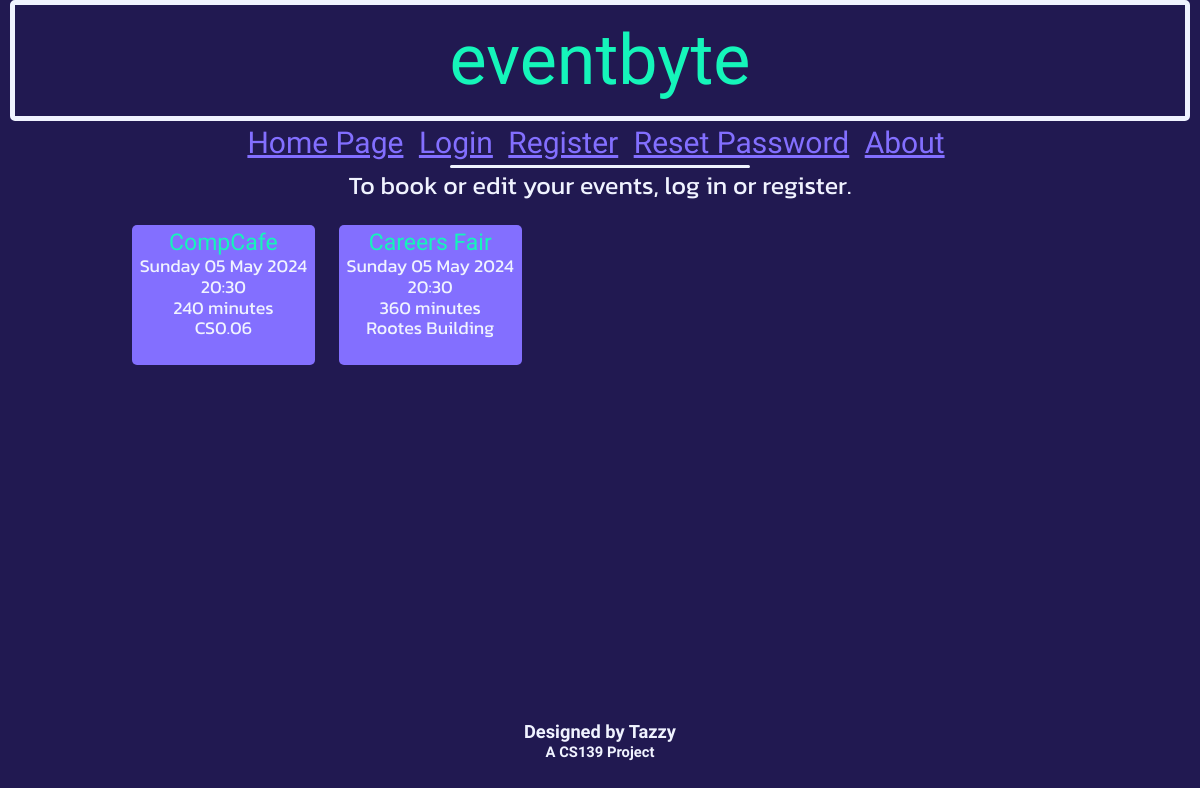
Page /home on the earlier database version.
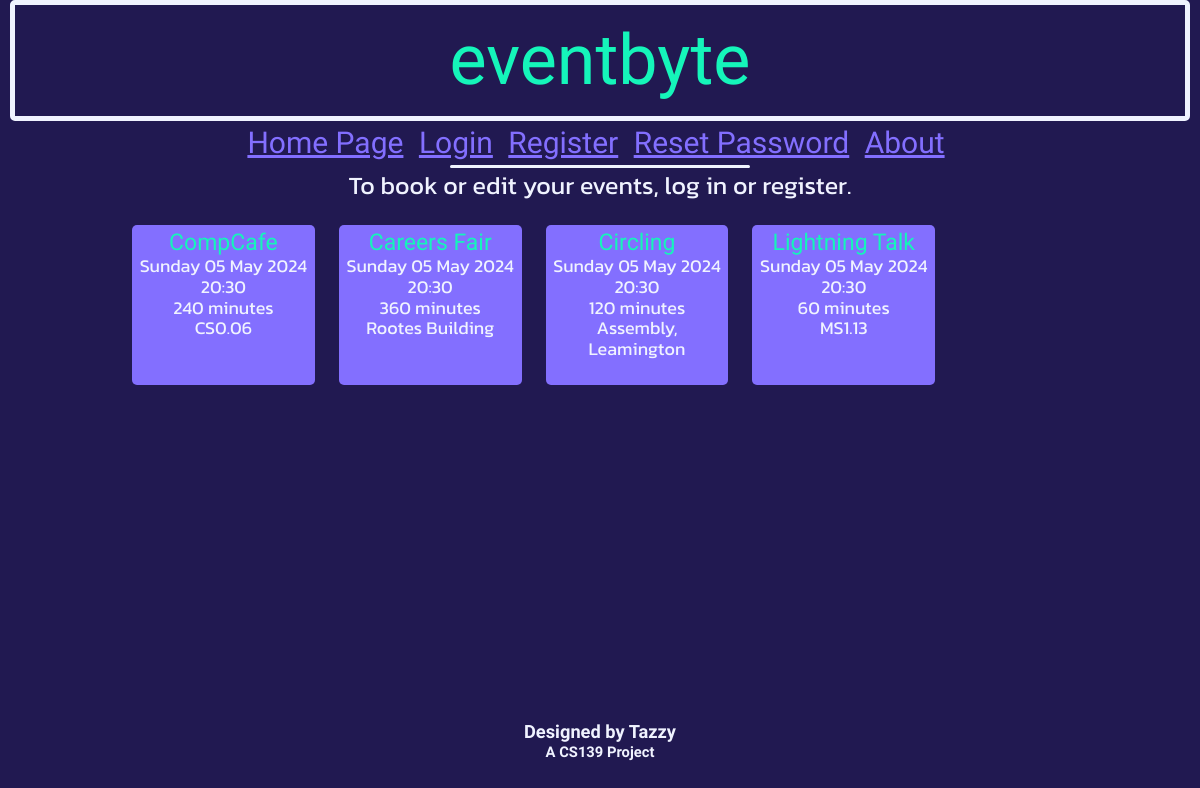
Same page on the later database version.
### db_definition.py (models this page shows, shortened)
class Event(db.Model):
    __tablename__ = "events"
    event_id = db.Column(db.Integer, primary_key = True)
    name = db.Column(db.String(20))
    dateTime = db.Column(db.DateTime)
    duration = db.Column(db.Integer) # Minutes
    capacity = db.Column(db.Integer)
    ticketsSold = db.Column(db.Integer)
    location = db.Column(db.String(50))

### eventbyte.py (the view)
@app.route('/home')
def home():
    updateTickets()
    events=Event.query.all()
    return render_template('home.html', events=events, currTime = datetime.datetime.now())

### eventbyte.py (called while the page is built)
def updateTickets():
    events = Event.query.all()
    for event in events:
        ticketNum = db.session.query(Ticket).where(Ticket.event_id == event.event_id, Ticket.status == "Upcoming").count()
        event.ticketsSold = ticketNum
        if event.dateTime <= datetime.datetime.now():
            tickets = db.session.query(Ticket).where(Ticket.event_id == event.event_id)
            for ticket in tickets:
                ticket.status = "Completed"
    db.session.commit()

### templates/home.html
{% extends 'base.html' %}
{% block heading %}
    {% if current_user.is_authenticated %}
        <div class="title subtitle">
            Welcome, {{ current_user.username }}
        </div>
    {% else %}
        <div class="title">
            eventbyte
        </div>
    {% endif %}
{% endblock %}
{% block content %}
    {% with messages = get_flashed_messages() %}
        {% if messages %}
        <div class="loginFlashes">
            {% for message in messages %}
            <p> {{ message }} </p>
            {% endfor %}
        </div>
        {% else %}
            {% if not current_user.is_authenticated %}
                <h3 class="standardContent" style="text-align: center; margin-top: 3px;">To book or edit your events, log in or register.</h3>
            {% else %}
                <br>
            {% endif %}
        {% endif %}
    {% endwith %}
    {% include "eventList.html" %}
{% endblock %}

### templates/base.html (shortened to what this page needs)
<!DOCTYPE html>
<html lang="en">
    <head>
        <link rel="stylesheet" type="text/css" href="/static/css/normalize.css">
        <link rel="stylesheet" type="text/css" href="/static/css/retro.css">
    </head>
    <body>
        {% block heading %} {% endblock %}
        {% include "navbar.html" %}
        {% block content %} {% endblock %}
        {% include "acknowledgements.html" %}
    </body>
</html>

### templates/navbar.html
<nav>
    {% if current_user.userClass == "super" %}
        <a href="/superHome">All Events</a>
        <a href="/createEvent">Create Event</a>
        <a href="../static/adminLog.txt" download="adminLog.txt">View Admin Log</a>
    {% elif current_user.is_authenticated %}
        <a href="/home">Home Page</a>
        <a href="/myEvents">My Events</a>
    {% else %}
        <a href="/home">Home Page</a>
    {% endif %}
    {% if current_user.is_authenticated %}
        <a href='/logout'>Logout</a>
    {% else %}
        <a href='/login'>Login</a>
        <a href='/register'>Register</a>
        <a href="/resetPass">Reset Password</a>
    {% endif %}
    <a href="/about">About</a>
</nav>
<div id="navunderline">
</div>

### templates/eventList.html (shortened to what this page needs)
<div id="eventsList">
    {% for event in events %}
        {% if event.dateTime > currTime %}
            <div class="event">
                <a href="/viewEvent?eventid={{event.event_id}}" style="text-decoration: none;"><span class="titleRef" style="font-size: 23px;">{{ event.name }}</span></a><br>
                {{ event.dateTime.strftime('%A') }} {{ event.dateTime.strftime('%d') }} {{ event.dateTime.strftime('%b') }} {{ event.dateTime.strftime('%Y') }}<br>
                {{ event.dateTime.strftime('%H') }}:{{ event.dateTime.strftime('%M') }}<br>
                {{ event.duration }} minutes<br>
                {{ event.location }}<br>
                {% if current_user.userClass == "super" %}
                    {{ event.capacity - event.ticketsSold }} seats left<br><br>
                {% elif event.ticketsSold == event.capacity %}
                    <span style="color: red;"><strong>SOLD OUT</strong></span><br>
                {% elif (event.ticketsSold >= (0.95 * event.capacity)) %}
                    <span style="color: red;"><strong>TICKETS LOW</strong></span><br>{{event.capacity - event.ticketsSold}} tickets left.<br>
                {% else %}
                    <br>
                {% endif %}
            </div>
        {% endif %}
    {% endfor %}
</div>

### templates/acknowledgements.html
<div id="acknowledgements">
    <h5 style="margin-bottom: 2px;">Designed by Tazzy</h5>
    <h6 style="margin-top: 0px;">A CS139 Project</h6>
</div>

### static/css/retro.css (style rules this page uses)
body { background-color: #211951; }
#navunderline { margin: auto; width: 25%; border-bottom: 3px #F0F3FF solid; border-radius: 3px; }
nav { font-family: 'Anta', serif; text-align: center; font-size: 30px; padding: 5px; margin: 0; }
nav a { margin-right: 8px; border-radius: 3px; color: #836FFF; }
.title { margin: auto; width: 95%; border: #F0F3FF 5px solid; padding: 15px; font-family: 'Anta', serif; font-size: 70px; color: #15F5BA; border-radius: 5px; text-align: center; }
#acknowledgements { font-family: 'Anta', serif; text-align: center; position: fixed; margin: auto; bottom: 5px; width: 100%; color: #F0F3FF; font-size: 22px; }
.standardContent { font-family: 'Kanit', sans-serif; font-weight: 400; font-style: normal; color: #F0F3FF; font-size: 25px; margin-left: 30px; margin-right: 30px; }
.titleRef { color: #15F5BA; font-family: 'Anta', serif; }
#eventsList { width: 80%; margin: auto; text-align: center; display:flex; font-family: 'Kanit', sans-serif; font-weight: 400; font-style: normal; font-size: 18px; color: #F0F3FF; }
.event { display:block; width: 18%; max-width: 18%; max-height: 10%; margin-left: 1.25%; margin-right: 1.25%; padding: 5px; border-radius: 5px; background-color: #836FFF; }

Differences in the rows shown:
added Event: name "Circling", dateTime "Sunday", dateTime "05", dateTime "May", dateTime "2024", dateTime "20", dateTime "30", duration "120", location "Assembly, Leamington"
added Event: name "Lightning Talk", dateTime "Sunday", dateTime "05", dateTime "May", dateTime "2024", dateTime "20", dateTime "30", duration "60", location "MS1.13"
